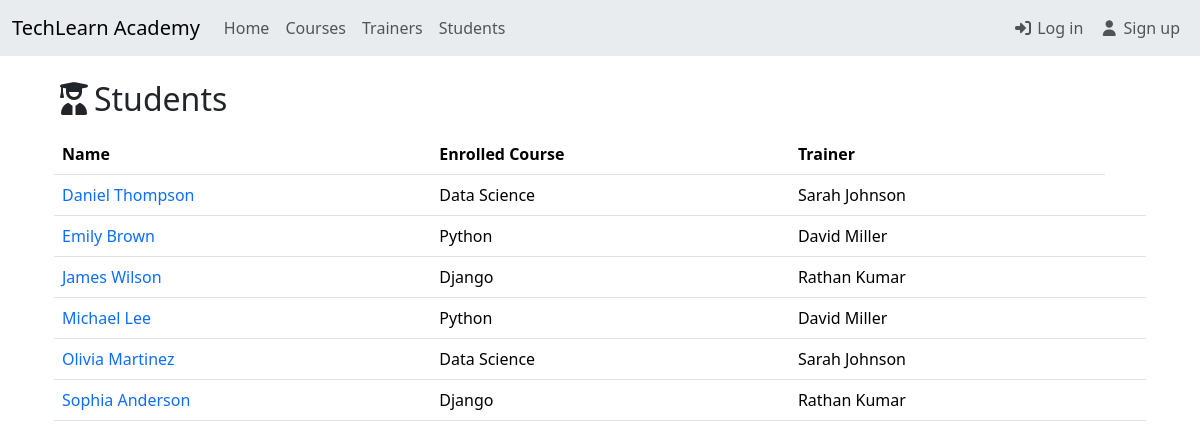
The page /academy/students/ on the database its author committed.
### academy/models.py (models this page shows, shortened)
class Student(models.Model):
    first_name = models.CharField(max_length=50)
    last_name = models.CharField(max_length=50)
    email = models.EmailField(unique=True)
    enrolled_course = models.ForeignKey(Course, on_delete=models.SET_NULL, blank=True, null=True)
    trainer = models.ForeignKey(Trainer, on_delete=models.SET_NULL, blank=True, null=True)
    is_active = models.BooleanField(default=True)
    def name(self):
        return f'{self.first_name} {self.last_name}'

class Course(models.Model):
    image = models.ImageField(upload_to='images', blank=True, null=True)
    name = models.CharField(max_length=50)
    description = models.TextField()
    duration = models.CharField(max_length=10)
    def __str__(self):
        return self.name

class Trainer(models.Model):
    photo = models.ImageField(upload_to='images', blank=True, null=True)
    first_name = models.CharField(max_length=50)
    last_name = models.CharField(max_length=50)
    email = models.EmailField(unique=True)
    expertise = models.ForeignKey(Course, on_delete=models.SET_NULL, blank=True, null=True)
    def name(self):
        return f'{self.first_name} {self.last_name}'

### academy/views.py (the view)
# urls.py: path('students/', views.students_list, name='students'),
def students_list(request):
    students = Student.objects.all().order_by('first_name')
    context = {
        'students': students,
    }
    return render(request, 'students/students.html', context)

### templates/students/students.html (shortened to what this page needs)
{% extends 'home.html' %}
{% block content %}
<div class="container pt-4 px-4">
    <div class="d-flex align-items-center justify-content-between">
        <div class="fs-3">
            <h2 class="pb-2"><i class="fa-solid fa-user-graduate"></i>Students</h2>
        </div>
    </div>
    <div class="table-responsive">
        <table class="table table-hover">
            <thead>
                <tr>
                    <th scope="col">Name</th>
                    <th scope="col">Enrolled Course</th>
                    <th scope="col">Trainer</th>
                </tr>
            </thead>
            <tbody>
                {% for student in students %}
                <tr>
                    <td>
                        <a href="{% url 'student_detail' student.id %}" class="text-decoration-none">
                            {{ student.name }}
                        </a>
                    </td>
                    <td>{{ student.enrolled_course }}</td>
                    <td>{{ student.trainer.name }}</td>
                    <td>
                    </td>
                </tr>
                {% endfor %}
            </tbody>
        </table>
    </div>
</div>
{% endblock %}

### rows shown on the page
Student: name "Daniel Thompson", enrolled_course "Data Science", trainer.name "Sarah Johnson"
Student: name "Emily Brown", enrolled_course "Python", trainer.name "David Miller"
Student: name "James Wilson", enrolled_course "Django", trainer.name "Rathan Kumar"
Student: name "Michael Lee", enrolled_course "Python", trainer.name "David Miller"
Student: name "Olivia Martinez", enrolled_course "Data Science", trainer.name "Sarah Johnson"
Student: name "Sophia Anderson", enrolled_course "Django", trainer.name "Rathan Kumar"
